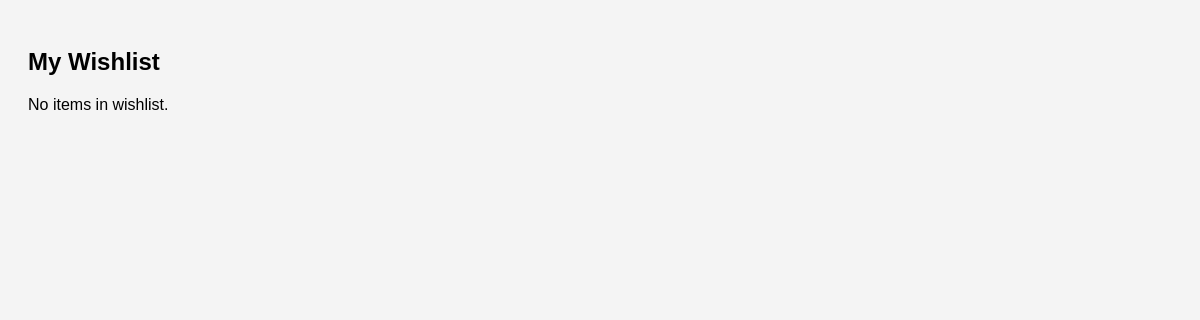
The page /cart/wishlist/ (signed in) on the database as committed earlier.
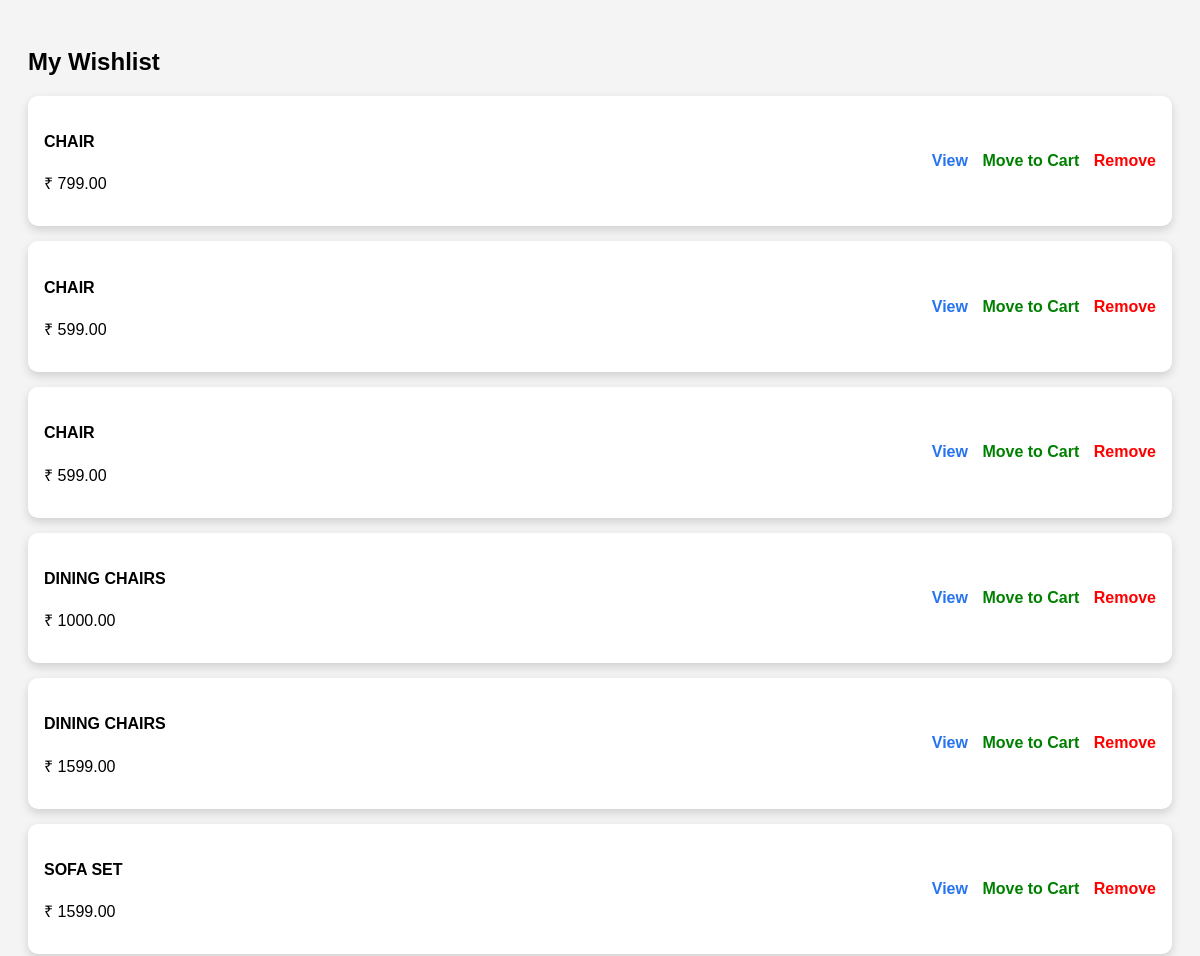
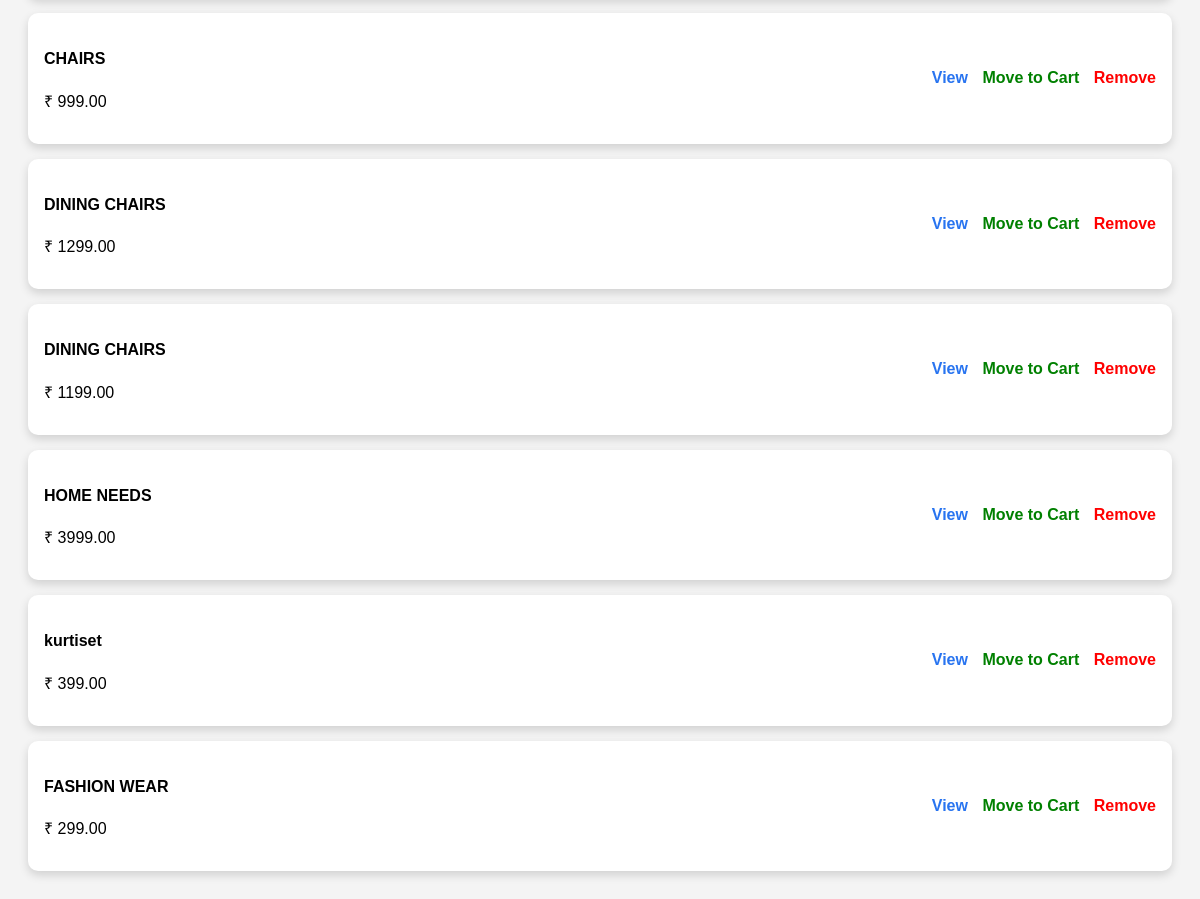
The same page on the database as committed later (2 pictures, top to bottom).
### cart/models.py (models this page shows, shortened)
class Wishlist(models.Model):
    user = models.ForeignKey(User, on_delete=models.CASCADE, related_name="wishlist_items")
    product = models.ForeignKey(Product, on_delete=models.CASCADE)
    created_at = models.DateTimeField(auto_now_add=True)
    class Meta:
        unique_together = ("user", "product")

### signuplogin/models.py (models this page shows, shortened)
class Product(models.Model):
    category = models.ForeignKey(
        Category,
        on_delete=models.CASCADE,
        related_name="products"
    )
    subcategory = models.ForeignKey(
        SubCategory,
        on_delete=models.CASCADE,
        null=True,   # important (because you already have products)
        blank=True,
        related_name="products"
    )
    name = models.CharField(max_length=200)
    price = models.DecimalField(max_digits=10, decimal_places=2)
    image = models.ImageField(upload_to="products/", blank=True, null=True)
    description = models.TextField()
    specifications = models.JSONField(blank=True, null=True)
    average_rating = models.FloatField(default=0)
    total_reviews = models.IntegerField(default=0)

### cart/views.py (the view)
# urls.py: path("wishlist/", wishlist_page, name="wishlist"),
@login_required
def wishlist_page(request):
    wishlist_items = Wishlist.objects.filter(user=request.user)
    return render(request, "wishlist.html", {"wishlist_items": wishlist_items})

### cart/context_processors.py (called while the page is built)
def cart_wishlist_counts(request):
    if request.user.is_authenticated:
        return {
            "cart_count": CartItem.objects.filter(user=request.user).count(),
            "wishlist_count": Wishlist.objects.filter(user=request.user).count(),
        }
    return {
        "cart_count": 0,
        "wishlist_count": 0,
    }

### cart/templates/wishlist.html (shortened to what this page needs)
<!DOCTYPE html>
<html>
<head>
</head>
<body>
<h2>My Wishlist</h2>
{% for item in wishlist_items %}
<div class="card">
    <div>
        <h4>{{ item.product.name }}</h4>
        <p>₹ {{ item.product.price }}</p>
    </div>
    <div class="actions">
        <a class="view" href="{% url 'product_detail' item.product.id %}">View</a>
        <a class="cart" href="{% url 'wishlist_to_cart' item.product.id %}">Move to Cart</a>
        <a class="remove" href="{% url 'remove_from_wishlist' item.product.id %}">Remove</a>
    </div>
</div>
{% empty %}
<p>No items in wishlist.</p>
{% endfor %}
</body>
</html>

Rows that differ between the two databases and show on the page:
added Wishlist: product.name "CHAIR", product.price "799.00"
added Wishlist: product.name "CHAIR", product.price "599.00"
added Wishlist: product.name "CHAIR", product.price "599.00"
added Wishlist: product.name "DINING CHAIRS", product.price "1000.00"
added Wishlist: product.name "DINING CHAIRS", product.price "1599.00"
added Wishlist: product.name "SOFA SET", product.price "1599.00"
added Wishlist: product.name "CHAIRS", product.price "999.00"
added Wishlist: product.name "DINING CHAIRS", product.price "1299.00"
added Wishlist: product.name "DINING CHAIRS", product.price "1199.00"
added Wishlist: product.name "HOME NEEDS", product.price "3999.00"
added Wishlist: product.name "kurtiset", product.price "399.00"
added Wishlist: product.name "FASHION WEAR", product.price "299.00"
Other text that changed with them:
text no longer shown: "No items in wishlist."
